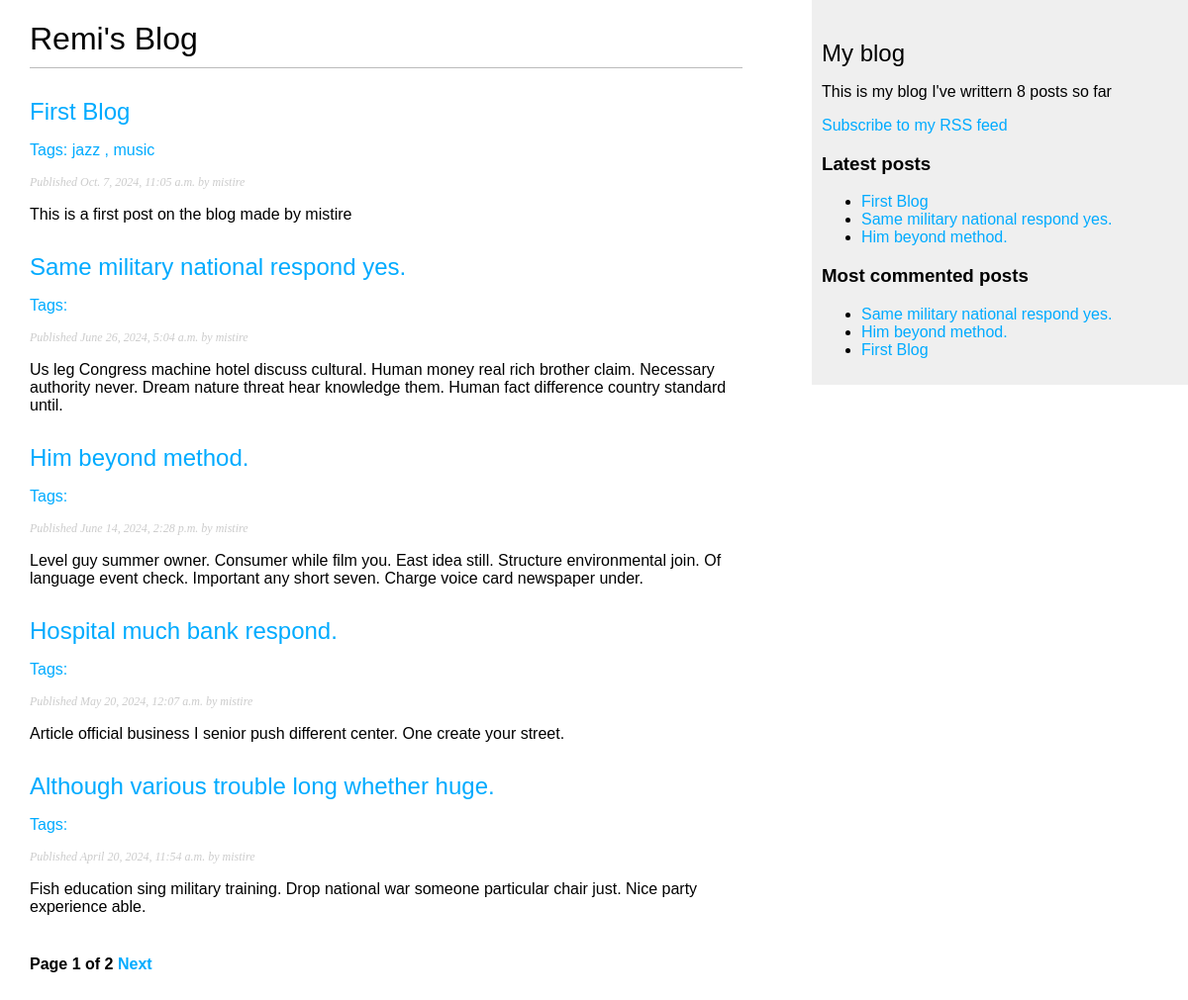
The page /blog/ on the database as committed earlier.
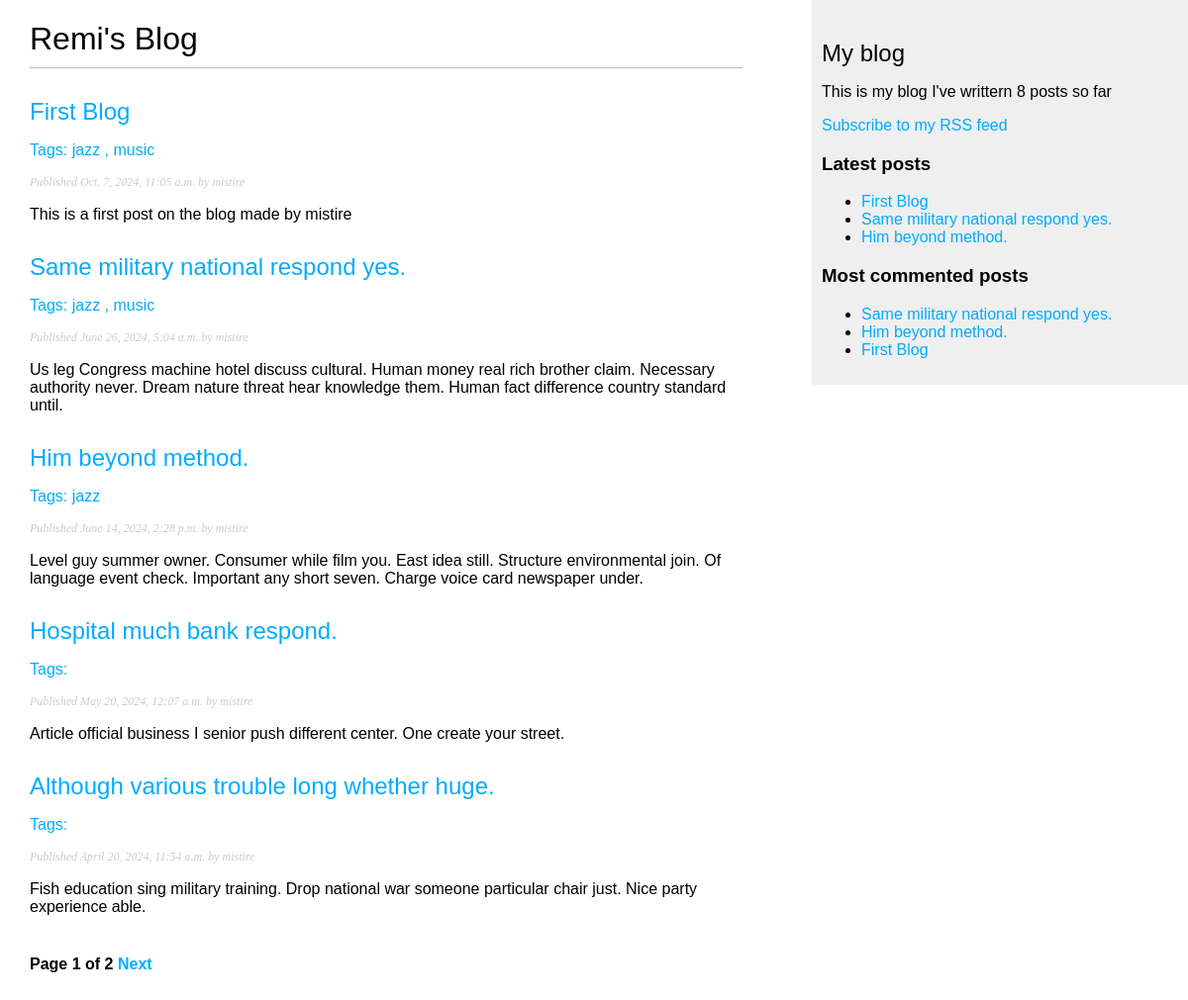
The same page on the database as committed later.
### blog/models.py (models this page shows, shortened)
class Post(models.Model):
  class Status(models.TextChoices):
    DRAFT = 'DF', 'Draft'
    PUBLISHED = 'PB', 'Published'
  title = models.CharField(max_length=250)
  slug = models.SlugField(
    max_length=250,
    unique_for_date='publish'
    )
  author = models.ForeignKey(
    settings.AUTH_USER_MODEL,
    on_delete=models.CASCADE,
    related_name='blog_post'
  )
  body = models.TextField()
  publish = models.DateTimeField(default=timezone.now)
  created = models.DateTimeField(auto_now_add=True)
  updated = models.DateTimeField(auto_now=True)
  status = models.CharField(
    max_length=2,
    choices=Status,
    default=Status.DRAFT
  )
  objects = models.Manager()
  published = PublishedManger()
  tags = TaggableManager()
  class Meta:
    ordering = ['-publish']
    indexes = [
      models.Index(fields=['-publish'])
    ]
  def get_absolute_url(self):
    return reverse(
      'blog:post_detail',
      args=[
        self.publish.year,
        self.publish.month,
        self.publish.day,
        self.slug
        ])

### blog/views.py (the view)
# urls.py: path('', views.post_list, name='post_list'),
def post_list(request, tag_slug=None):
  post_list = Post.published.all()
  tag = None
  if tag_slug:
    tag = get_object_or_404(Tag, slug=tag_slug)
    post_list = post_list.filter(tags__in=[tag])
  paginator = Paginator(post_list, 5)
  page_number = request.GET.get('page', 1)
  posts = paginator.get_page(page_number)
  return render(
    request,
    'blog/post/list.html',
    {
      'posts': posts,
      'tag': tag
    }
  )

### blog/models.py (called while the page is built)
  def get_queryset(self):
    return (
      super().get_queryset().filter(status=Post.Status.PUBLISHED)
    )

### blog/templatetags/blog_tags.py (called while the page is built)
@register.simple_tag
def total_posts():
  return Post.published.count()

@register.inclusion_tag('blog/post/latest_posts.html')
def show_latest_posts(count=5):
  latest_posts = Post.published.order_by('-publish')[:count]
  return {'latest_posts': latest_posts}

@register.simple_tag
def get_most_commented_posts(count=3):
  return Post.published.annotate(total_comments=Count('comments')
  ).order_by('-total_comments')[:count]

@register.filter(name='markdown')
def markdown_format(text):
  return mark_safe(markdown.markdown(text))

### blog/templates/blog/post/list.html (shortened to what this page needs)
{% extends 'blog/base.html' %}
{% load blog_tags %}
{% block content %}
  <h1>Remi's Blog</h1>
  {% for post in posts %}
    <h2>
      <a href="{{ post.get_absolute_url }}">
        {{ post.title }}
      </a>
    </h2>
    <p class="tags">
      Tags:
      {% for tag in post.tags.all %}
        <a href="{% url "blog:post_list_by_tag" tag.slug %}">
          {{ tag.slug }}
        </a>{% if not forloop.last %}, {% endif %}
      {% endfor %}
    </p>
    <p class="date">
      Published {{ post.publish }} by {{ post.author }}
    </p>
    {{ post.body|markdown|truncatewords_html:30|linebreaks }}
  {% endfor %}
  {% include "pagination.html" with page=posts %}
{% endblock %}

### blog/templates/blog/base.html (shortened to what this page needs)
{% load blog_tags %}
{% load static %}
<!DOCTYPE html>
<html lang="en">
<head>
  <link rel="stylesheet" href="{% static "css/blog.css" %}">
</head>
<body>
  <div id="content">
    {% block content %}
    {% endblock %}
  </div>
  <div id="sidebar">
    <h2>My blog</h2>
    <p>This is my blog
      I've writtern {% total_posts %} posts so far
    </p>
    <p>
      <a href="{% url "blog:post_feed" %}">
        Subscribe to my RSS feed
      </a>
    </p>
    <h3>Latest posts</h3>
    {% show_latest_posts 3 %}
    <h3>Most commented posts</h3>
    {% get_most_commented_posts as most_commented_posts %}
    <ul>
      {% for post in most_commented_posts %}
        <li>
          <a href="{{ post.get_absolute_url }}">
            {{ post.title }}
          </a>
        </li>
      {% endfor %}
    </ul>
  </div>
</body>
</html>

### blog/templates/pagination.html (shortened to what this page needs)
<div class="pagination">
  <span class="step-links">
    <span class="current">
      Page {{ page.number }} of {{ page.paginator.num_pages }}
    </span>
    {% if posts.has_next %}
    <a href="?page={{ page.next_page_number }}">
      Next
    </a>
    {% endif %}
  </span>
</div>

### blog/templates/blog/post/latest_posts.html
<ul>
    {% for post in latest_posts %}
      <li>
        <a href="{{ post.get_absolute_url }}">{{ post.title }}</a>
      </li>
    {% endfor %}
</ul>

### blog/static/css/blog.css (style rules this page uses)
body { margin:0; padding:0; font-family:helvetica, sans-serif; }
a { color:#00abff; text-decoration:none; }
h1 { font-weight:normal; border-bottom:1px solid #bbb; padding:0 0 10px 0; }
h2 { font-weight:normal; margin:30px 0 0; }
#content { float:left; width:60%; padding:0 0 0 30px; }
#sidebar { float:right; width:30%; padding:10px; background:#efefef; height:100%; }
.tags { color:#00abff; text-decoration:none; }
p.date { color:#ccc; font-family: georgia, serif; font-size: 12px; font-style: italic; }
.pagination { margin:40px 0; font-weight:bold; }

Rows that differ between the two databases and show on the page:
changed Post "Same military national respond yes.": gains Tag (slug "jazz"); gains Tag (slug "music")
changed Post "Him beyond method.": gains Tag (slug "jazz")
